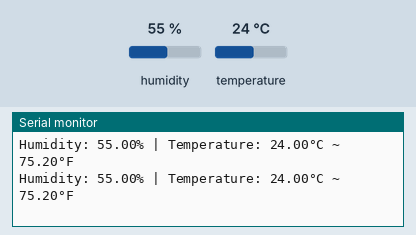
Simulated run of this sketch. Board: Arduino Uno, built with avr-gcc and run on an emulated ATmega328P. Shown: the last lines printed to the serial monitor. The inputs (shaded band) are chosen by the test bench; at power-on: humidity 55 %, temperature 24 °C.

Above: at 4.8 s.
4.9 s: humidity set to 22 %
At 6.8 s:
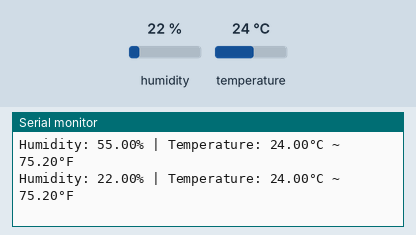
7.9 s: temperature set to 12 °C
At 9.2 s:
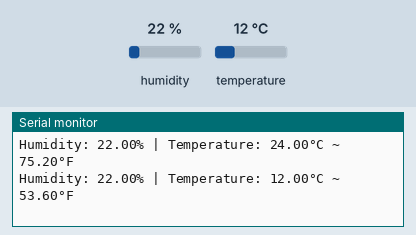
10.9 s: humidity set to 40 %
At 12.9 s:
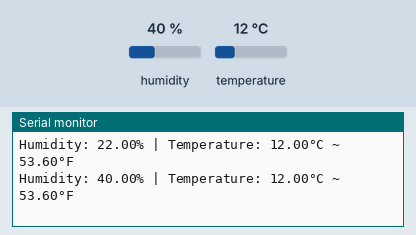
Timing chart, 0 to 14.4 s (numbered marks = the images above; inputs shaded):
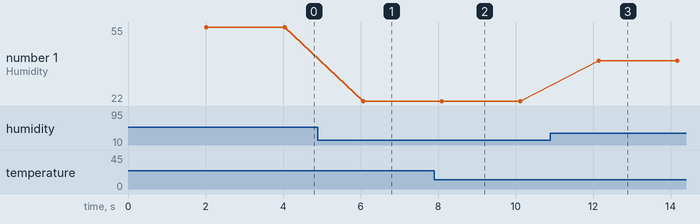

Measured:
- after the input at 4.9 s, the serial monitor: prints a new line after 1.2 s (image 1)
- after the input at 7.9 s, the serial monitor: prints a new line after 0.20 s (image 2)
- after the input at 10.9 s, the serial monitor: prints a new line after 1.2 s (image 3)
- plotted number 1: 55 → 22 after the input at 4.9 s, 22 → 40 after the input at 10.9 s

The sketch:

simple_temp_humidity.ino
```cpp
#include <DHT.h>
#define DHTPIN 2 // Pin connected to DATA, D$
#define DHTTYPE DHT11 // Define sensor type
DHT dht(DHTPIN, DHTTYPE);
void setup() {
 Serial.begin(9600);
 dht.begin();
}
void loop() {
 delay(2000); // Wait for sensor readings
 float humidity = dht.readHumidity();
 float temperatureC = dht.readTemperature();
 float temperatureF = dht.readTemperature(true);
 if (isnan(humidity) || isnan(temperatureC) || isnan(temperatureF)) {
   Serial.println("Failed to read from DHT11 sensor!");
   return;
 }
 Serial.print("Humidity: ");
 Serial.print(humidity);
 Serial.print("% | Temperature: ");
 Serial.print(temperatureC);
 Serial.print("°C ~ ");
 Serial.print(temperatureF);
 Serial.println("°F");
}
```
